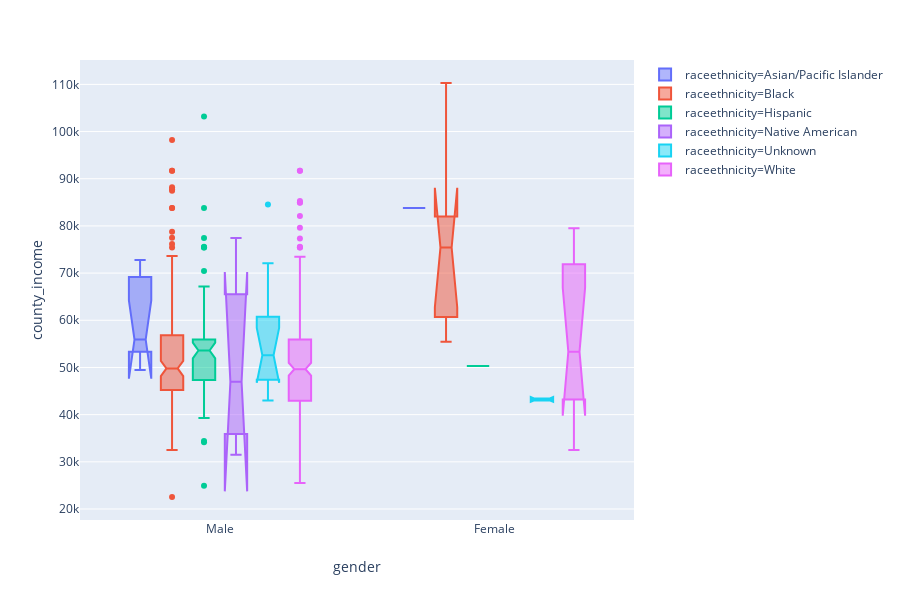

Source (notebook cell):
### Code cell
px.box(cor_blm, x="gender", y="county_income", color="raceethnicity", notched=True)

### Figure 1 — Plotly figure (JSON) as saved in the notebook; plotly's stock layout.template omitted (floating-point values rounded to 4 significant figures; data arrays with more than 128 entries replaced by an {"elided": "..."} marker saying what was removed)
{"data": [{"alignmentgroup": "True", "hoverlabel": {"namelength": 0}, "hovertemplate": "raceethnicity=Asian/Pacific Islander<br>gender=%{x}<br>county_income=%{y}", "legendgroup": "raceethnicity=Asian/Pacific Islander", "marker": {"color": "#636efa"}, "name": "raceethnicity=Asian/Pacific Islander", "notched": true, "offsetgroup": "raceethnicity=Asian/Pacific Islander", "orientation": "v", "showlegend": true, "type": "box", "uid": "87d7f869-c6ab-4ace-b801-f4476c2c7f1b", "x": ["Male", "Male", "Female", "Male", "Male", "Male", "Male", "Male", "Male", "Male"], "xaxis": "x", "y": [72764, 53380, 83794, 53137, 67956, 53380, 49481, 72764, 64403, 55909], "yaxis": "y"}, {"alignmentgroup": "True", "hoverlabel": {"namelength": 0}, "hovertemplate": "raceethnicity=Black<br>gender=%{x}<br>county_income=%{y}", "legendgroup": "raceethnicity=Black", "marker": {"color": "#EF553B"}, "name": "raceethnicity=Black", "notched": true, "offsetgroup": "raceethnicity=Black", "orientation": "v", "showlegend": true, "type": "box", "uid": "64e02d38-89f3-45f7-9a61-85a3190860f6", "x": {"elided": "135 str values"}, "xaxis": "x", "y": {"elided": "135 int values"}, "yaxis": "y"}, {"alignmentgroup": "True", "hoverlabel": {"namelength": 0}, "hovertemplate": "raceethnicity=Hispanic<br>gender=%{x}<br>county_income=%{y}", "legendgroup": "raceethnicity=Hispanic", "marker": {"color": "#00cc96"}, "name": "raceethnicity=Hispanic", "notched": true, "offsetgroup": "raceethnicity=Hispanic", "orientation": "v", "showlegend": true, "type": "box", "uid": "b891604e-cb84-40aa-8f6a-818b88866eef", "x": ["Male", "Male", "Male", "Male", "Male", "Male", "Male", "Male", "Male", "Male", "Male", "Male", "Male", "Male", "Male", "Male", "Male", "Male", "Male", "Male", "Male", "Male", "Male", "Male", "Male", "Male", "Male", "Male", "Male", "Male", "Male", "Male", "Male", "Male", "Male", "Female", "Male", "Male", "Male", "Male", "Male", "Male", "Male", "Male", "Male", "Male", "Male", "Male", "Male", "Male", "Male", "Male", "Male", "Male", "Male", "Male", "Male", "Male", "Male", "Male", "Male", "Male", "Male", "Male", "Male", "Male", "Male"], "xaxis": "x", "y": [55909, 48552, 55909, 53137, 47335, 103208, 75604, 39402, 40157, 41924, 39306, 55909, 55177, 45215, 75422, 53137, 45755, 53137, 56853, 59204, 50027, 43113, 40157, 48552, 34388, 54090, 56529, 83794, 40157, 54090, 75422, 55909, 53633, 47581, 70443, 50313, 53596, 49865, 77454, 50565, 67177, 48552, 53596, 44375, 53596, 55064, 55909, 57180, 24927, 41777, 55909, 40450, 53137, 50112, 55064, 53607, 55909, 48552, 56853, 55909, 52873, 53596, 34146, 55909, 53137, 55909, 45086], "yaxis": "y"}, {"alignmentgroup": "True", "hoverlabel": {"namelength": 0}, "hovertemplate": "raceethnicity=Native American<br>gender=%{x}<br>county_income=%{y}", "legendgroup": "raceethnicity=Native American", "marker": {"color": "#ab63fa"}, "name": "raceethnicity=Native American", "notched": true, "offsetgroup": "raceethnicity=Native American", "orientation": "v", "showlegend": true, "type": "box", "uid": "4952d9c8-fa23-4127-ad01-1a65452c19e0", "x": ["Male", "Male", "Male", "Male"], "xaxis": "x", "y": [31476, 77454, 53596, 40368], "yaxis": "y"}, {"alignmentgroup": "True", "hoverlabel": {"namelength": 0}, "hovertemplate": "raceethnicity=Unknown<br>gender=%{x}<br>county_income=%{y}", "legendgroup": "raceethnicity=Unknown", "marker": {"color": "#19d3f3"}, "name": "raceethnicity=Unknown", "notched": true, "offsetgroup": "raceethnicity=Unknown", "orientation": "v", "showlegend": true, "type": "box", "uid": "3d4581c3-fe91-4692-809a-1c2ef71eed4a", "x": ["Male", "Male", "Male", "Male", "Female", "Male", "Male", "Male", "Male", "Male", "Male", "Male", "Female", "Male", "Male"], "xaxis": "x", "y": [55909, 42987, 55909, 44005, 42987, 52582, 60445, 48552, 48552, 84526, 48755, 43439, 43439, 61683, 72112], "yaxis": "y"}, {"alignmentgroup": "True", "hoverlabel": {"namelength": 0}, "hovertemplate": "raceethnicity=White<br>gender=%{x}<br>county_income=%{y}", "legendgroup": "raceethnicity=White", "marker": {"color": "#e763fa"}, "name": "raceethnicity=White", "notched": true, "offsetgroup": "raceethnicity=White", "orientation": "v", "showlegend": true, "type": "box", "uid": "c514206a-1990-4059-bdc3-1d49d10489f5", "x": {"elided": "236 str values"}, "xaxis": "x", "y": {"elided": "236 int values"}, "yaxis": "y"}], "layout": {"boxmode": "group", "grid": {"xaxes": ["x"], "xgap": 0.1, "xside": "bottom", "yaxes": ["y"], "ygap": 0.1, "yside": "left"}, "height": 600, "legend": {"tracegroupgap": 0}, "margin": {"t": 60}, "xaxis": {"title": {"text": "gender"}}, "yaxis": {"title": {"text": "county_income"}}}}
